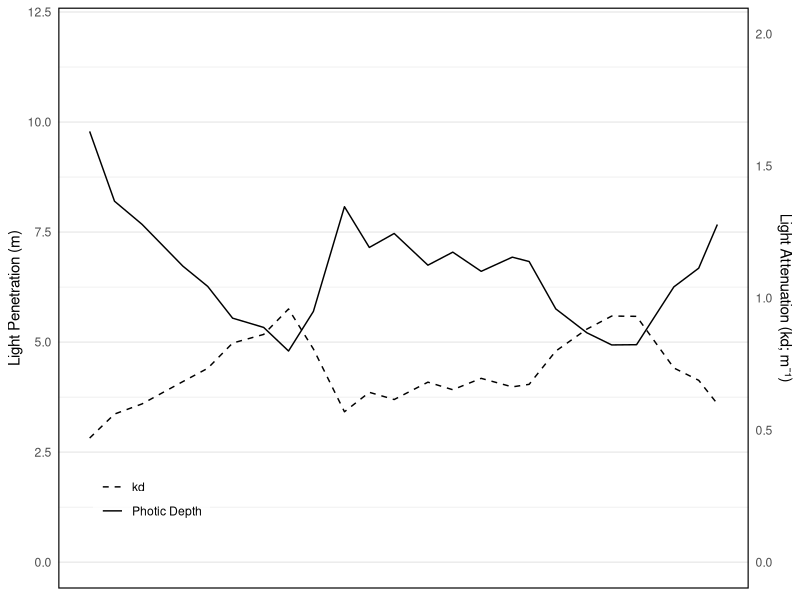
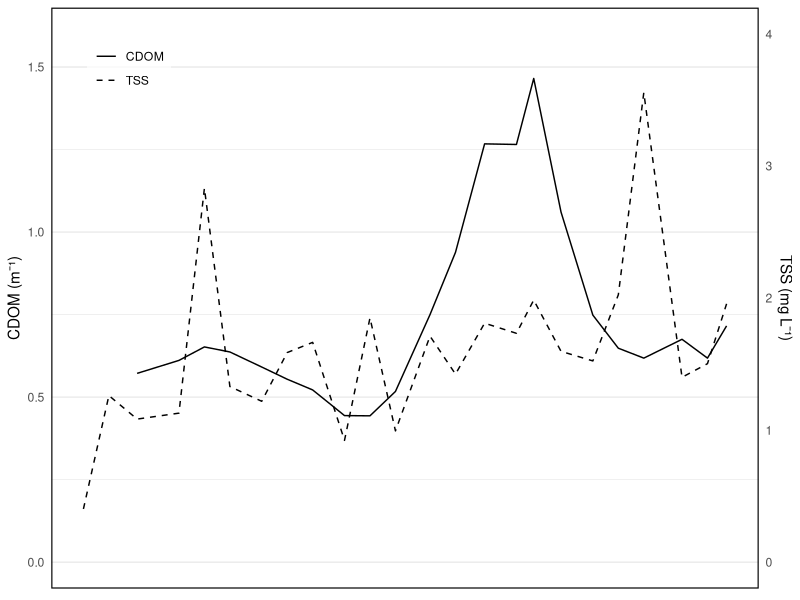
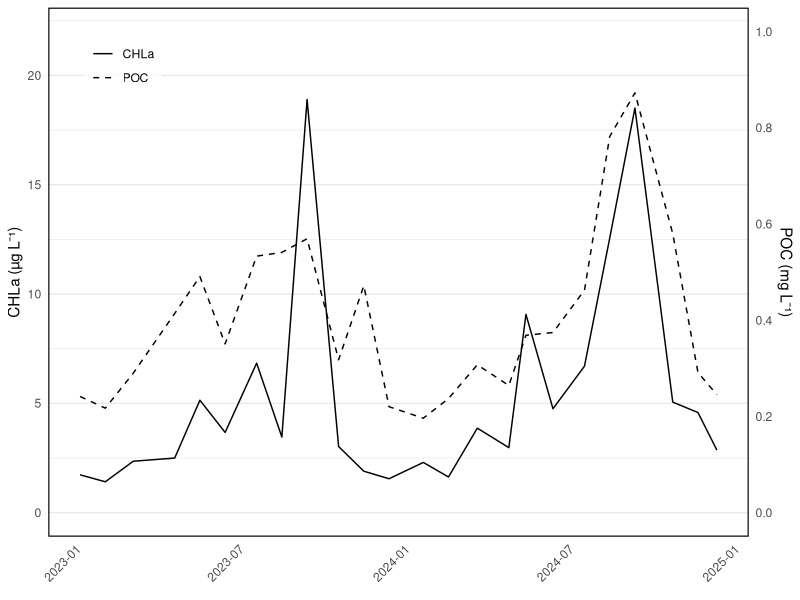
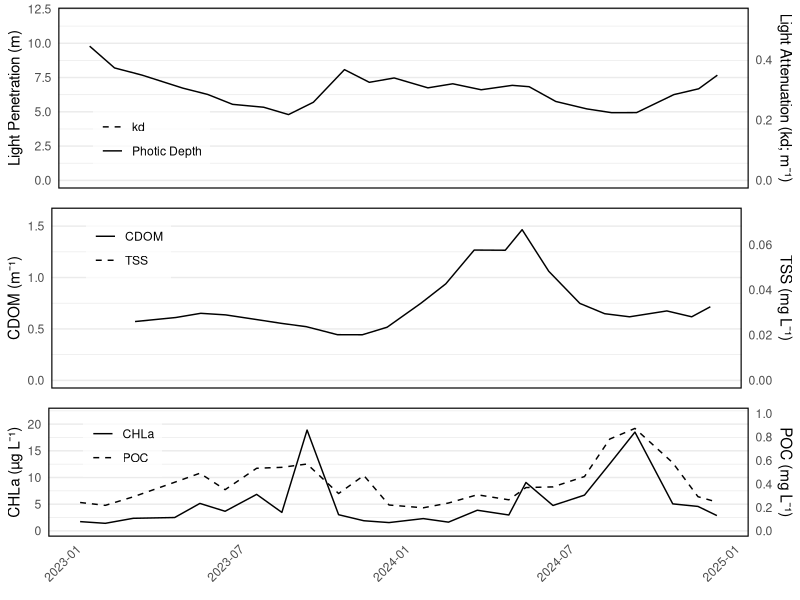
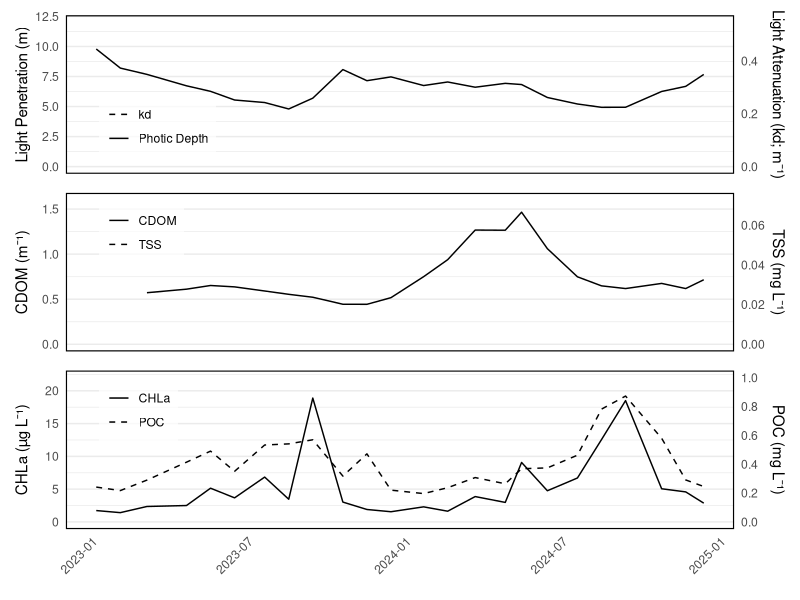
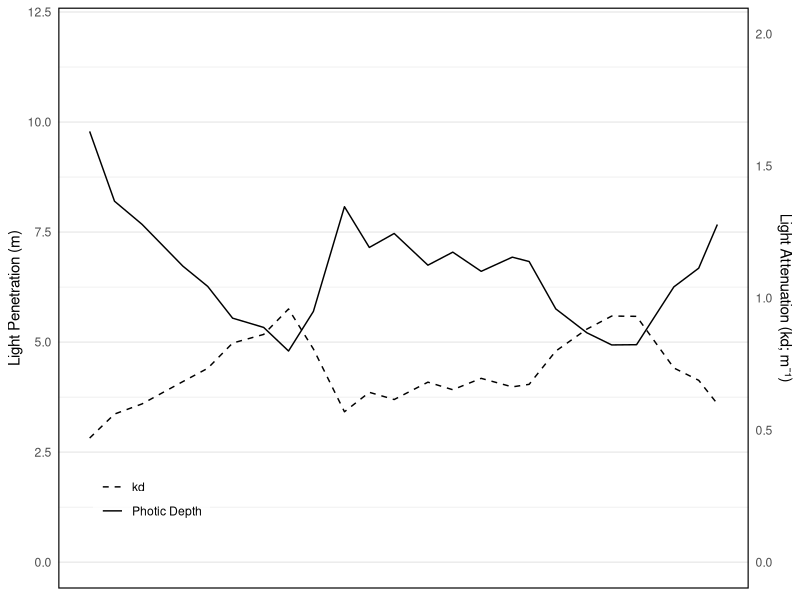
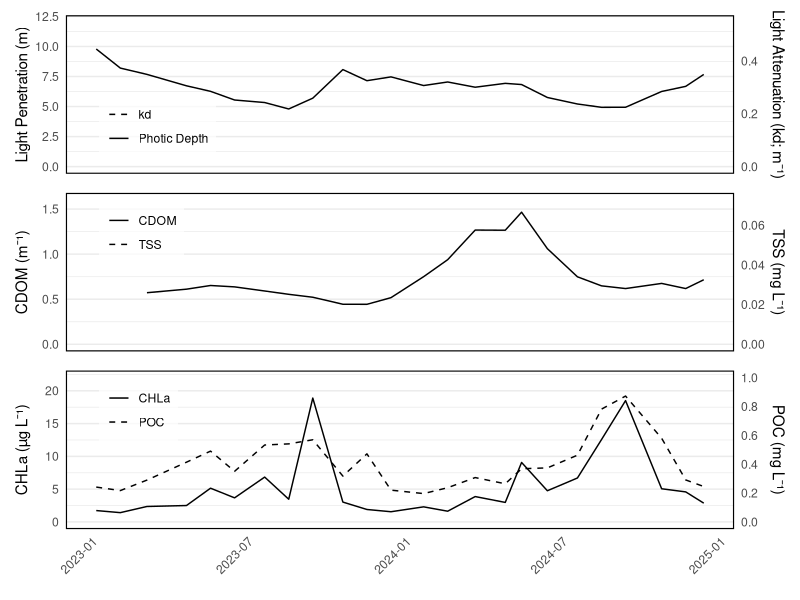

Write R code to recreate these figures, in order.
## ---- chunk 1

library(tidyverse)
library(kableExtra)
library(ggplot2)
library(car)
library(patchwork)
library(dplyr)
library(gridExtra)
library(tidyr)

## ---- chunk 2

library(readxl)
pubanna <- read_excel("PublicationData.xlsx")

## ---- chunk 3

pubanna$Date <- as.Date(pubanna$Date, format = "%Y-%m-%d")  

## ---- chunk 4


z_label <- "Light Penetration (m)"      
kd_label <- "Light Attenuation (kd; m⁻¹)"

ymin <- 0     
ymax <- 12    
kdmin <- 0    
kdmax <- 2


p1 <- ggplot(pubanna, aes(x = Date)) +
  geom_line(aes(y = Z, color = "Z", linetype = "Z")) +
  geom_line(aes(y = kd * (ymax - ymin) / (kdmax - kdmin), color = "kd", linetype = "kd")) +
  scale_y_continuous(
    name = z_label,
    limits = c(ymin, ymax),
    sec.axis = sec_axis(
      trans = ~ . * (kdmax - kdmin) / (ymax - ymin),
      name = kd_label
    )
  ) +
  scale_color_manual(
    name = NULL,
    values = c("Z" = "black", "kd" = "black"),
    labels = c("Z" = "Photic Depth", "kd" = "kd")
  ) +
  scale_linetype_manual(
    name = NULL,
    values = c("Z" = "solid", "kd" = "dashed"),
    labels = c("Z" = "Photic Depth", "kd" = "kd")
  ) +
  theme_minimal() +
  theme(
    axis.text.x = element_blank(),
    axis.title.x = element_blank(),
    panel.grid.major.x = element_blank(),
    panel.grid.minor.x = element_blank(),
    panel.border = element_rect(color = "black", fill = NA, linewidth = 0.8),
    legend.position = c(0.05, 0.1),
    legend.justification = c("left", "bottom"),
    legend.background = element_rect(fill = alpha("white", 0.7), color = NA)
  )

p1

ggsave("figure4p1.png", p1,
       width = 5, height = 8, dpi = 600, units = "in")

## ---- chunk 5


ymin <- 0     
ymax <- 1.6    
kdmin <- 0    
kdmax <- 4

p2 <- ggplot(pubanna, aes(x = Date)) +
  geom_line(aes(y = CDOM, color = "CDOM", linetype = "CDOM")) +
  geom_line(
    aes(y = TSS * (ymax - ymin) / (kdmax - kdmin), color = "TSS", linetype = "TSS")
  ) +
  scale_y_continuous(
    name = "CDOM (m⁻¹)",      # update y-axis left label
    limits = c(ymin, ymax),
    sec.axis = sec_axis(
      trans = ~ . * (kdmax - kdmin) / (ymax - ymin),
      name = "TSS (mg L⁻¹)",           # update y-axis right label
      breaks = scales::pretty_breaks(n = 5),
      labels = scales::number_format()
    )
  ) +
  scale_color_manual(
    name = NULL,
    values = c("CDOM" = "black", "TSS" = "black"),
    labels = c("CDOM" = "CDOM", "TSS" = "TSS")
  ) +
  scale_linetype_manual(
    name = NULL,
    values = c("CDOM" = "solid", "TSS" = "dashed"),
    labels = c("CDOM" = "CDOM", "TSS" = "TSS")
  ) +
  labs() +
  theme_minimal() +
  theme(
    axis.text.x = element_blank(),
    axis.title.x = element_blank(),
    panel.grid.major.x = element_blank(),
    panel.grid.minor.x = element_blank(),
    panel.border = element_rect(color = "black", fill = NA, linewidth = 0.8),
    legend.position = c(0.05, 0.95),  # overlay in bottom-left of plot area
    legend.justification = c("left", "top"),
    legend.background = element_rect(fill = alpha("white", 0.7), color = NA)
  )

p2

## ---- chunk 6


ymin <- 0     
ymax <- 22   
kdmin <- 0    
kdmax <- 1

p3 <- ggplot(pubanna, aes(x = Date)) +
  geom_line(aes(y = CHLa, color = "CHLa", linetype = "CHLa")) +
  geom_line(
    aes(y = POC * (ymax - ymin) / (kdmax - kdmin), color = "POC", linetype = "POC")
  ) +
  scale_y_continuous(
    name = "CHLa (µg L⁻¹)",
    limits = c(ymin, ymax),
    sec.axis = sec_axis(
      trans = ~ . * (kdmax - kdmin) / (ymax - ymin),
      name = "POC (mg L⁻¹)",
      breaks = scales::pretty_breaks(n = 5),
      labels = scales::number_format()
    )
  ) +
  scale_color_manual(
    name = NULL,
    values = c("CHLa" = "black", "POC" = "black"),
    labels = c("CHLa" = "CHLa", "POC" = "POC")
  ) +
  scale_linetype_manual(
    name = NULL,
    values = c("CHLa" = "solid", "POC" = "dashed"),
    labels = c("CHLa" = "CHLa", "POC" = "POC")
  ) +
  labs(x = element_blank()) +
  theme_minimal() +
  theme(
    axis.text.x = element_text(angle = 45, hjust = 1),
    panel.grid.major.x = element_blank(),
    panel.grid.minor.x = element_blank(),
    panel.border = element_rect(color = "black", fill = NA, linewidth = 0.8),
    legend.position = c(0.05, 0.95),
    legend.justification = c("left", "top"),
    legend.background = element_rect(fill = alpha("white", 0.7), color = NA)
  )

p3

## ---- chunk 7

finalplot <- grid.arrange(p1, p2, p3, ncol = 1,
             heights = c(1,1,1))

## ---- chunk 8
library(patchwork)

# Stack vertically in one column
combined_plot <- p1 / p2 / p3  # same as grid.arrange(p1, p2, p3, ncol = 1)

# Show it
combined_plot

ggsave("figure4.png", combined_plot,
       width = 5, height = 8, dpi = 600, units = "in")
